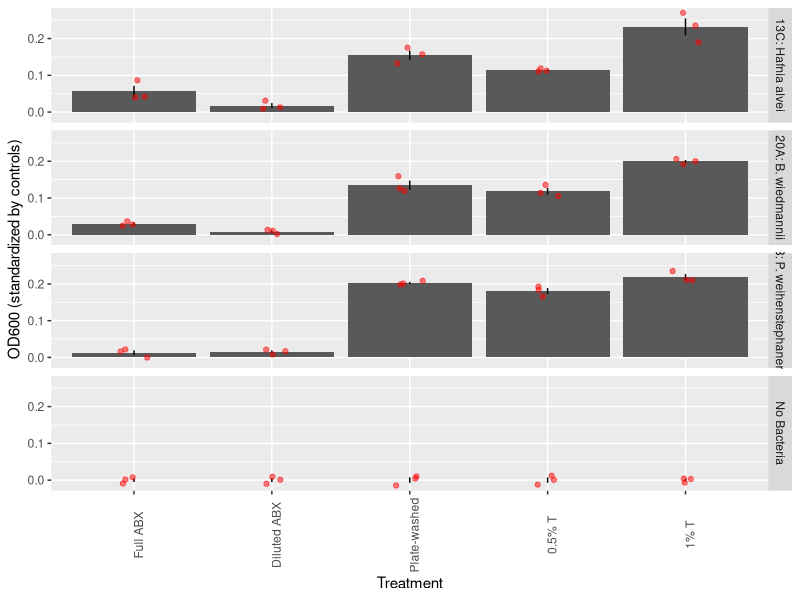

The R script that drew this image:
#!bin/bash

# setwd("Documents/PhD/Project_biofilm/contam_bd_data/")
library(tidyverse)


dat <- read.delim("plate_layout_abxtest.txt", na.strings = "")
dat_adj <- dat %>%
  mutate(Content=ifelse(is.na(Content), "0BL0",Content)) %>%
  separate(Content, into=c("bact","treat","rep"), sep=c(1,3)) %>%
  filter(treat!="BL") %>%
  mutate(Bacteria=ifelse(bact==0, "No Bacteria", ifelse(bact==1, "13C: Hafnia alvei", ifelse(bact==2, "20A: B. wiedmannii", "25B: P. weihenstephanensis")))
         , Treatment=ifelse(treat=="AB","Full ABX",ifelse(treat=="DA","Diluted ABX", ifelse(treat=="DI","0.5% T",ifelse(treat=="PW","Plate-washed","1% T"))))) 
dat_adj2 <- dat_adj %>%
  filter(bact==0) %>%
  group_by(Bacteria, Treatment) %>%
  summarize(Con_average=mean(OD600)) %>% ungroup() %>%
  select(Treatment, Con_average) %>%
  right_join(dat_adj) %>% 
  mutate(OD600_adj = OD600-Con_average) %>%
  mutate(Treatment = factor(Treatment, levels=c("Full ABX"
                                                ,"Diluted ABX"
                                                ,"Plate-washed"
                                                , "0.5% T"
                                                , "1% T"))) 

dat_bars <- dat_adj2%>%
  group_by(Bacteria, Treatment) %>%
  summarize(mean_OD = mean(OD600_adj), se_OD = sd(OD600_adj)/sqrt(n())) %>% ungroup()
  
ggsave(filename = "ABX_results.pdf", height=8, width=4
       ,ggplot() +
         geom_col(data=dat_bars, aes(x=Treatment, y=mean_OD))+
         geom_segment(data=dat_bars,aes(x=Treatment, xend=Treatment, y=mean_OD-se_OD, yend=mean_OD+se_OD)) +
         geom_jitter(data=dat_adj2,aes(x=Treatment, y=OD600_adj),alpha=0.5, width=0.1, height=0, col="red") +
         facet_grid(Bacteria~.) + theme(axis.text.x = element_text(angle=90))+
         ylab("OD600 (standardized by controls)"))

